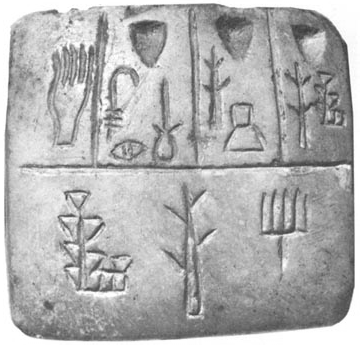
%> input picture TemplateFinding/tablet.png, 360 x 345 px
$ octave TemplateFinding2D.m   (GNU Octave 9; MATLAB toolbox functions it lacks are replaced by stand-ins)
%> lines starting %> are read from the running program, lines starting %| are printed output that depends on the picture
% Find template 2D

% Load image
tablet = imread('tablet.png');
%> tablet is the input picture: size 345x360 uint8; min 57, max 255, mean 177.1

% Print original
subplot(2,2,1);
imshow(tablet);
title('Original');

% Create and print template
glyph = tablet(75:165, 150:185);
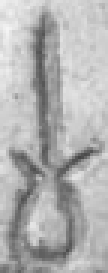
%> glyph: size 91x36 uint8 (shown 3 times larger); min 69, max 245, mean 177.8
subplot(2,2,2);
imshow(glyph);
title('Template');

% Find template
[y x] = find_template_2D(glyph, tablet);
disp([y x]); % should be the top-left corner of template in tablet

% Detect template
subplot(2,2,4);
imshow(tablet);
title('Detected template');
[h w] = size(glyph);
rectangle('Position',[x y w h],'EdgeColor','r');


function [yIndex xIndex] = find_template_2D(template, img)

    correlationMap = normxcorr2(template,img);
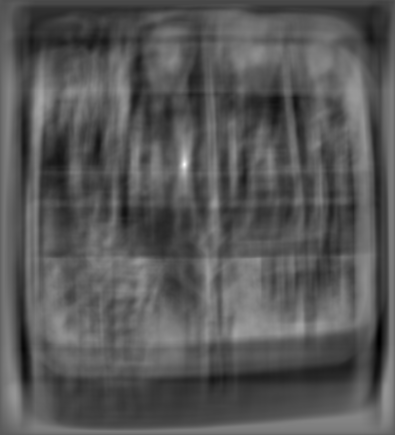
%> correlationMap: size 435x395 double; min -0.52, max 1, mean 0.00271; drawn with min black and max white

    subplot(2,2,3);
    surf(correlationMap), shading flat;
    title('Correlation map');

    [maxValue index] = max(correlationMap(:));
%> maxValue = 1; index = 80205
    [I_row, I_col] = ind2sub(size(correlationMap),index);
%> I_row = 165; I_col = 185
    yIndex=I_row-size(template,1)+1;
%> yIndex = 75
    xIndex=I_col-size(template,2)+1;
%> xIndex = 150
%> `[y x] = find_template_2D(glyph, tablet);`: y = 75; x = 150
%|     75   150
%> `rectangle('Position',[x y w h],'EdgeColor','r');`:
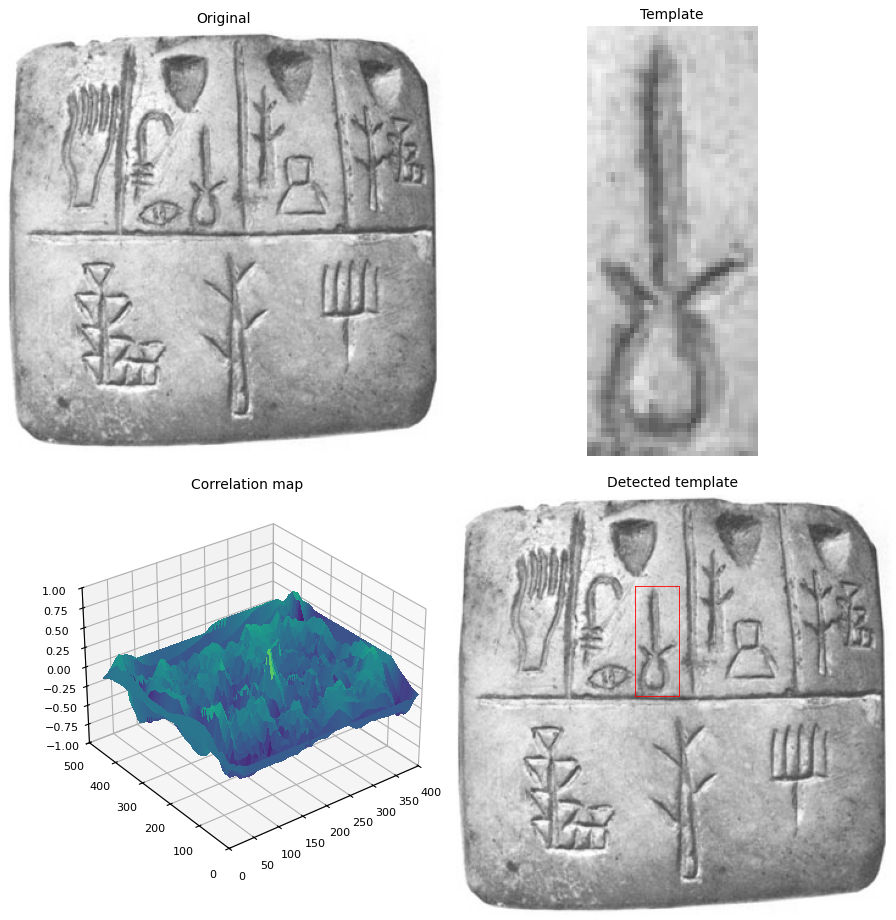
%> figure redrawn from the program's plot data, 4 panels
end
